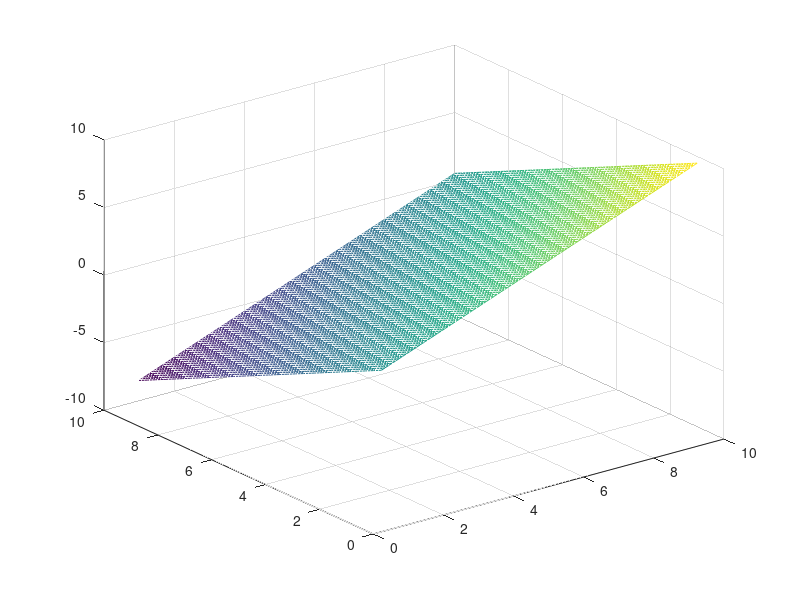

Write the MATLAB code that produced this figure.
clear;clc;
x0=[0,0,0,1];x1=[1,0,0,1];x2=[1,0,1,1];x3=[1,1,0,1];x4=[0,0,-1,-1];x5=[0,-1,0,-1];x6=[0,-1,-1,-1];x7=[-1,-1,-1,-1];
x=[x0;x1;x2;x3;x4;x5;x6;x7];
xinv=inv(x'*x)*x';
b = [1,1,1,1,1,1,1,1]';
for k = 1 : 200
    w = xinv * b;
    e = x*w - b;
    if(e ~= 0)
        w = w + xinv * abs(e);
        b = b + e + abs(e);
    else
        k,w'
        break;
    end
end
[a,b]=meshgrid(1:0.1:10,1:0.1:10);
z=(2*a-2*b+1)./2;
mesh(a,b,z);